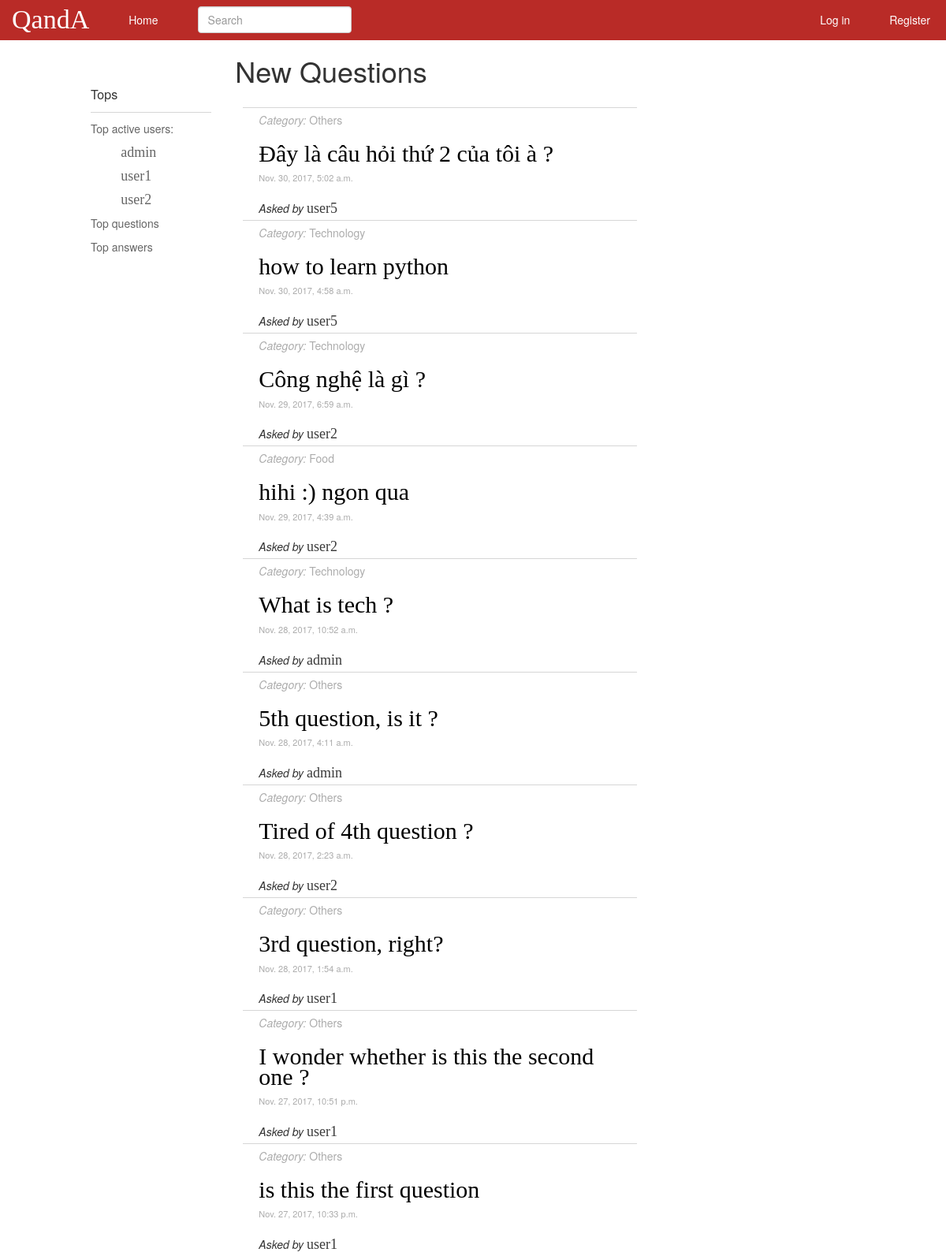
/1/, run on the app's committed database.
### polls/models.py (models this page shows, shortened)
class Question(models.Model):
	content = models.CharField(max_length=200)
	category = models.CharField(max_length=30, null=True)
	time = models.DateTimeField('date asked')
	user = models.ForeignKey(User, on_delete=models.CASCADE, related_name="creator")
	followers = models.ManyToManyField(User, related_name="followers")

### polls/views.py (the view)
# urls.py: url(r'^(?P<new_feed>[0-9]+)/$', views.home, name='home'),
def home(request, new_feed='0'):
	tops = Answer.objects.values('user__username', 'user__id').annotate(answer_num=Count('user_id')).order_by('-answer_num')[:3]
	top_users = [(top['user__username'], top['user__id']) for top in tops]
	questions = []
	answers = []
	if new_feed == '0':
		questions = Question.objects.annotate(follow_num = Count('followers')).order_by('-follow_num')
	elif new_feed == '1':
		questions = Question.objects.order_by('-time')
	else:
		answers = Answer.objects.values('content', 'time', 'user__username', 'question__content', 'question__id', 'user__id', 'question__category').annotate(vote_num = Count('voters')).order_by('-vote_num')
	return render(request, 'polls/home.html', context = {'top_users' : top_users, 'questions' : questions, 'new_feed' : new_feed, 'answers' : answers})

### polls/templates/polls/home.html
{% extends "polls/base.html" %}
{% load static%}
{% block content %}
		<div class="container-fluid" id="mainview">
			<div class="col-xs-2 left-panel" style="margin-top:59px" >
				<div class="side-pannel-header" style="margin-bottom:10px">Tops</div>
				<hr class="hrstyle" width="100%">
				<ul style="padding:0">
					<li class="side-pannel-text pannel-item">Top active users:</li>
						{% for username, userid in top_users %}
							<div style="padding-left:25%"><li class="pannel-item"><a href="{% url 'polls:profile' userid %}" class="username accent-text" style="color:#666">{{username}}</a></li></div>
						{% endfor %}
					{% if new_feed == '0' %}
					<li class="pannel-item"><a href="{% url 'polls:home' 1 %}" class="side-pannel-text">Recent</a></li>
					{% else %}
					<li class="pannel-item"><a href="{% url 'polls:home' %}" class="side-pannel-text">Top questions</a></li>
					{% endif %}
					<li class="pannel-item"><a href="{% url 'polls:home' 2 %}" class="side-pannel-text">Top answers</a></li>
				</ul>
			</div>
			<div class="col-xs-6">
				{% if new_feed == '2' %}
					<h1 style="margin-bottom:5%">Top Answers</h1>
					{% include 'polls/answers.html' with answers=answers %}
				{% elif new_feed == '0'%}
					<h1 style="margin-bottom:5%">Top Questions</h1>
					{% include 'polls/questions.html' with questions=questions %}
				{% else %}
					<h1 style="margin-bottom:5%">New Questions</h1>
					{% include 'polls/questions.html' with questions=questions %}
				{% endif %}
			</div>
		</div>
{% endblock content %}

### polls/templates/polls/questions.html
{% load static %}
{% for question in questions %}
	<div class="content-wrapper">
		<div><a href="{% url 'polls:category' question.category %}" class="category"><i>Category:</i> {{question.category}}</a></div>
		<h2><a href="{% url 'polls:details' question.id %}" class="accent-text question-text">{{question.content}}</a></h2>
		<div class="time">{{question.time}}</div>
		<br>
		<div><span class="tagging-text">Asked by </span><a href="{% url 'polls:profile' question.user.id %}" class="accent-text username">{{question.user.username}}</a></div>
	</div>
{% endfor %}

### polls/static/polls/style.css (style rules this page uses)
body { background-color: #fff; padding-left: 100px; }
h1 { color: rgb(88, 88, 88) }
#mainview { margin: 0px 0px 0px 0px; padding: 0px 0px 0px 0px; margin-top: 50px; }
.left-panel li { list-style: none; }
.category { color: #acacac; }
hr.hrstyle { border-top: 1px solid rgb(214, 214, 214); margin-top: 1px; margin-bottom: 0px; }
.time { color: #acacac; font-size: 11px; }
.username { font-size: 18px; border-bottom: 1px solid transparent; display: inline-block; line-height: 0.85; }
.accent-text { font-family: "Times New Roman", Georgia; color: rgb(58, 58, 58); }
.question-text { font-size: 30px; color: black; border-bottom: 1px solid transparent; display: inline-block; line-height: 0.85; text-shadow: 2px 2px white, 2px -2px white, -2px 2px white, -2px -2px white; }
.content-wrapper { background-color: #fff; margin: 0px 10px 0px 10px; padding: 5px 20px 5px 20px; border-top: solid 0.5px; border-color: rgb(214, 214, 214); }
.side-pannel-header { font-size: 16px; }
.side-pannel-text { font-size: 14px; color: #666; text-decoration: none }
li.pannel-item { margin-top: 10px; }
li a.username { font-size: 18px; border-bottom: 1px solid transparent; display: inline-block; line-height: 0.85; }
.tagging-text { font-size: 14px; font-style: italic; }

### data on the page
Question: category "Others", content "Đây là câu hỏi thứ 2 của tôi à ?", time "Nov. 30, 2017, 5:02 a.m.", user.username "user5"
Question: category "Technology", content "how to learn python", time "Nov. 30, 2017, 4:58 a.m.", user.username "user5"
Question: category "Technology", content "Công nghệ là gì ?", time "Nov. 29, 2017, 6:59 a.m.", user.username "user2"
Question: category "Food", content "hihi :) ngon qua", time "Nov. 29, 2017, 4:39 a.m.", user.username "user2"
Question: category "Technology", content "What is tech ?", time "Nov. 28, 2017, 10:52 a.m.", user.username "admin"
Question: category "Others", content "5th question, is it ?", time "Nov. 28, 2017, 4:11 a.m.", user.username "admin"
Question: category "Others", content "Tired of 4th question ?", time "Nov. 28, 2017, 2:23 a.m.", user.username "user2"
Question: category "Others", content "3rd question, right?", time "Nov. 28, 2017, 1:54 a.m.", user.username "user1"
Question: category "Others", content "I wonder whether is this the second one ?", time "Nov. 27, 2017, 10:51 p.m.", user.username "user1"
Question: category "Others", content "is this the first question", time "Nov. 27, 2017, 10:33 p.m.", user.username "user1"

### other printed values
{{ username }} "admin"
{{ username }} "user1"
{{ username }} "user2"
